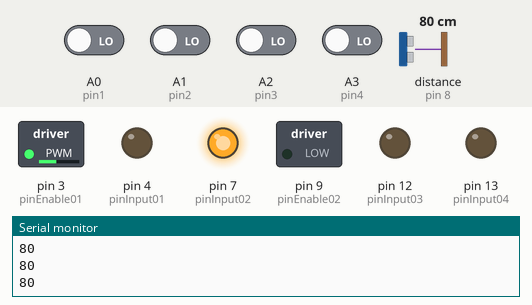
The sketch below on a simulated Arduino Uno, built with avr-gcc and run on an emulated ATmega328P. On the bench: switched loads named in the sketch (green lamp = pin HIGH), output pins drawn as LEDs (lit = HIGH), the last lines printed to the serial monitor. Dashed ring = blinking. Inputs (shaded band) come from the test bench; at power-on: A0 (pin1), A1 (pin2), A2 (pin3), A3 (pin4) LOW, distance to the obstacle (sensor on pin 8) 80 cm. The echo pulse lasts 58.3 µs per cm.

Above: at 1.2 s.
1.3 s: distance to the obstacle (sensor on pin 8) set to 11 cm
2.8 s: distance to the obstacle (sensor on pin 8) set to 8 cm
At 4.5 s:
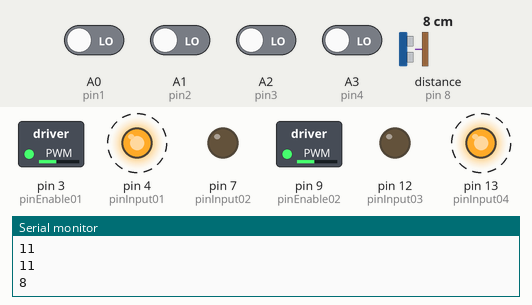
5.8 s: distance to the obstacle (sensor on pin 8) set to 18 cm
At 7.3 s:
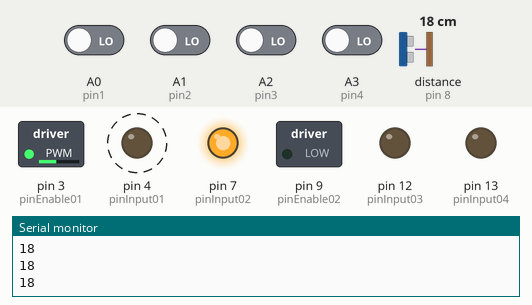
8.4 s: A0 (pin1) driven HIGH
At 9.1 s:
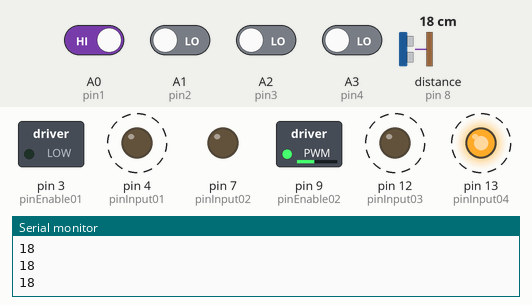
11.4 s: A0 (pin1) driven LOW
At 12.4 s:
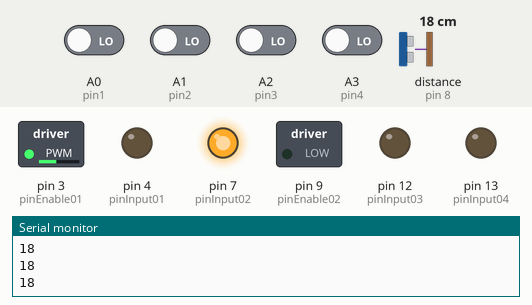
13.4 s: A1 (pin2) driven HIGH
At 14.6 s:
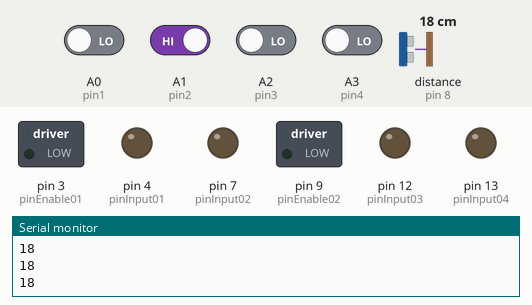
Timing chart, 0 to 15.9 s (numbered marks = the images above; inputs shaded):
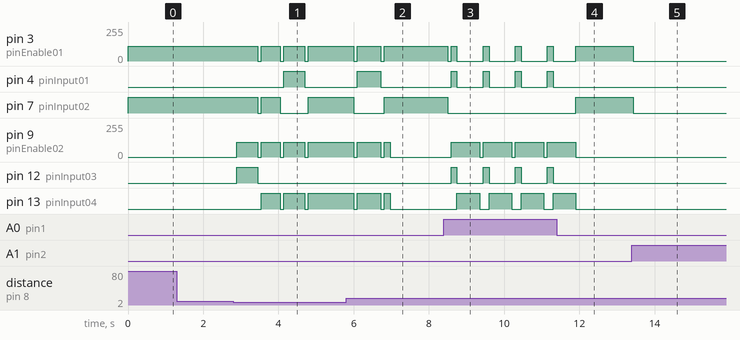

The sketch:

CaicosRobot.ino
```cpp
//#include <Servo.h>
#include <Ultrasonic.h>


////////////// Classe que controla a Garra ///////////////////
/*
class ControllerGarra
{
    public:
        Servo servo00, servo01, servo02, servo03; //Criando um objeto para cada servo
        void power();
        void Run(int x, int option);
};
void ControllerGarra::power(){
    pinMode(5, OUTPUT);
    pinMode(6, OUTPUT);
    pinMode(10, OUTPUT);
    pinMode(11, OUTPUT);
    servo00.attach(5);   //Definindo o pino de controle do respectivo servo
    servo01.attach(6);   //Definindo o pino de controle do respectivo servo
    servo02.attach(10);  //Definindo o pino de controle do respectivo servo
    servo03.attach(11);  //Definindo o pino de controle do respectivo servo
}
void ControllerGarra::Run(int value, int option){
    switch(option){
        case 0:
            servo00.write(value);
            delay(15);
            break;
        case 1:
            servo01.write(value);
            delay(15);
            break;
        case 2:
            servo02.write(value);
            delay(15);
            break;
        case 3:
            servo03.write(value);
            delay(15);
            break;
    }
}
*/

////////////// Classe que controla o Motor ///////////////////
class Motor{
	private:
  		//Motor 01
  		const int pinEnable01 = 3;
  		const int pinInput01 = 4;
  		const int pinInput02 = 7;
  		//Motor 02
  		const int pinEnable02 = 9;
  		const int pinInput03 = 12;
  		const int pinInput04 = 13;
  		int velocidade = 110;
      int delay_90 = 600;

  		static int contador;
  public:
  		void power();
      void right();
      void right_90();
  		void left();
      void left_90();
  		void infront();
      void stopMotors();
      void contornar();

};
void Motor::power(){
      // Pinos do motor 1
      pinMode( 3, OUTPUT);
      pinMode( 4, OUTPUT);
      pinMode( 7, OUTPUT);
      // Pinos do motor 2
      pinMode( 9, OUTPUT);
      pinMode( 12, OUTPUT);
      pinMode( 13, OUTPUT);
}
void Motor::infront(){
	   digitalWrite( pinInput01, LOW);
  	 digitalWrite( pinInput02, HIGH);

  	 digitalWrite( pinInput03, LOW);
  	 digitalWrite( pinInput04, HIGH);

     analogWrite( pinEnable02, velocidade);
     analogWrite( pinEnable01, velocidade);
}
void Motor::right(){
	   digitalWrite( pinInput01, LOW);
  	 digitalWrite( pinInput02, HIGH);

     digitalWrite( pinInput03, LOW);
     digitalWrite( pinInput04, LOW);

     analogWrite( pinEnable01, velocidade);
     analogWrite( pinEnable02, 0);
}
void Motor::right_90(){

     digitalWrite( pinInput01, HIGH);
     digitalWrite( pinInput02, LOW);

     digitalWrite( pinInput03, HIGH);
     digitalWrite( pinInput04, LOW);

     analogWrite( pinEnable02, velocidade);
     analogWrite( pinEnable01, velocidade);

     delay(150);


     analogWrite( pinEnable01, velocidade);
     analogWrite( pinEnable02, 0);

     digitalWrite( pinInput01, LOW);
     digitalWrite( pinInput02, HIGH);

     digitalWrite( pinInput03, LOW);
     digitalWrite( pinInput04, LOW);

       delay(delay_90);

     analogWrite( pinEnable01, 0);
     analogWrite( pinEnable02, 0);


     digitalWrite( pinInput01, LOW);
     digitalWrite( pinInput02, LOW);

     digitalWrite( pinInput03, LOW);
     digitalWrite( pinInput04, LOW);
}
void Motor::left(){
	   analogWrite( pinEnable01, 0);
  	 analogWrite( pinEnable02, velocidade);

     digitalWrite( pinInput01, LOW);
     digitalWrite( pinInput02, LOW);

  	 digitalWrite( pinInput03, LOW);
  	 digitalWrite( pinInput04, HIGH);
}
void Motor::left_90(){

    digitalWrite( pinInput01, HIGH);
     digitalWrite( pinInput02, LOW);

     digitalWrite( pinInput03, HIGH);
     digitalWrite( pinInput04, LOW);

     analogWrite( pinEnable02, velocidade);
     analogWrite( pinEnable01, velocidade);

     delay(150);

     analogWrite( pinEnable01, 0);
     analogWrite( pinEnable02, velocidade);

     digitalWrite( pinInput01, LOW);
     digitalWrite( pinInput02, LOW);

     digitalWrite( pinInput03, LOW);
     digitalWrite( pinInput04, HIGH);


     delay(delay_90);

     analogWrite( pinEnable01, 0);
     analogWrite( pinEnable02, 0);


     digitalWrite( pinInput01, LOW);
     digitalWrite( pinInput02, LOW);

     digitalWrite( pinInput03, LOW);
     digitalWrite( pinInput04, LOW);
}
void Motor::stopMotors(){
     analogWrite( pinEnable01, 0);
     analogWrite( pinEnable02, 0);
     digitalWrite( pinInput03, LOW);
     digitalWrite( pinInput04, LOW);
     digitalWrite( pinInput01, LOW);
     digitalWrite( pinInput02, LOW);
}
void Motor::contornar(){
     analogWrite( pinEnable01, velocidade);
     analogWrite( pinEnable02, velocidade);
     digitalWrite( pinInput01, LOW);
     digitalWrite( pinInput02, HIGH);
     digitalWrite( pinInput03, HIGH);
     digitalWrite( pinInput04, LOW);

     delay(550);

     stopMotors();
     delay(100);

     infront();
     delay(500);
     stopMotors();
     delay(100);

     analogWrite( pinEnable01, velocidade);
     analogWrite( pinEnable02, velocidade);
     digitalWrite( pinInput01, HIGH);
     digitalWrite( pinInput02, LOW);
     digitalWrite( pinInput03, LOW);
     digitalWrite( pinInput04, HIGH);

     delay(550);
     stopMotors();
     delay(100);

     infront();
     delay(1200);


     stopMotors();
     delay(100);

     analogWrite( pinEnable01, velocidade);
     analogWrite( pinEnable02, velocidade);
     digitalWrite( pinInput01, HIGH);
     digitalWrite( pinInput02, LOW);
     digitalWrite( pinInput03, LOW);
     digitalWrite( pinInput04, HIGH);

     delay(620);


     stopMotors();
     delay(100);

     infront();
     delay(150);

  }

class Line{
  private:
      //Sensor 1
      const int pin1 = A0;
      //Sensor2
      const int pin2 = A1;
      //Sensor3
      const int pin3 = A2;
      //Sensor4
      const int pin4 = A3;
  public:
      void power();
      int see(int pin);
};
void Line::power(){
     pinMode(A0, INPUT);
     pinMode(A1, INPUT);
     pinMode(A2, INPUT);
     pinMode(A3, INPUT);
}
int Line::see(int pin){
     return digitalRead(pin);
}

////////////////////// Classe que controla o Sensor ultrasônico/////////////////////////

#define pinoTring 2
#define pinoEcho 8

Ultrasonic ultra(pinoTring, pinoEcho);
int distanceOfObject;

//ControllerGarra myGarra;
Motor myMotor;
Line myLine;

void setup(){
    myLine.power();  //Configura os pinos como entrada digital dos sensores de linha
    //myGarra.power(); //Configura os pinos de saida dos servos
    myMotor.power(); //Configura os pinos de saida dos motores
    Serial.begin(9600);
}
void loop(){
    distanceOfObject = ultra.Ranging(CM); // Obtendo a distencia do sensor ultrasônico
    Serial.println(distanceOfObject);
    if(distanceOfObject <= 9){ // A distancia máxima para realizar a manobra de contornar um objeto é 10cm
        myMotor.contornar();
        // Contornar obstaculo
    }else{

          if(myLine.see(A0) == 1 && myLine.see(A1) == 1 && myLine.see(A2) == 0 && myLine.see(A3) == 1){
              myMotor.left();
            }
          else if(myLine.see(A0) == 1 && myLine.see(A1) == 0 && myLine.see(A2) == 1 && myLine.see(A3) == 1){
              myMotor.right();
            }
          else if(myLine.see(A0) == 1 && myLine.see(A1) == 1 && myLine.see(A2) == 1 && myLine.see(A3) == 1){
              myMotor.infront();
          }else if(myLine.see(A0) == 1 && myLine.see(A1) == 1 && myLine.see(A2) == 0 && myLine.see(A3) == 0){
              myMotor.stopMotors();
              delay(100);
              myMotor.left_90();
          }else if(myLine.see(A0) == 0 && myLine.see(A1) == 0 && myLine.see(A2) == 1 && myLine.see(A3) == 1){
              myMotor.stopMotors();
              delay(100);
              myMotor.right_90();
          }else if(myLine.see(A0) == 0 && myLine.see(A1) == 1 && myLine.see(A2) == 1 && myLine.see(A3) == 1){
              myMotor.right();
              delay(100);
          }else if(myLine.see(A0) == 1 && myLine.see(A1) == 1 && myLine.see(A2) == 1 && myLine.see(A3) == 0){
              myMotor.left();
              delay(100);
          }else if(myLine.see(A0) == 1 && myLine.see(A1) == 1 && myLine.see(A2) == 1 && myLine.see(A3) == 1){
              myMotor.infront();
          }else if(myLine.see(A0) == 1 && myLine.see(A1) == 0 && myLine.see(A2) == 0 && myLine.see(A3) == 1){
              myMotor.infront();
          }else if(myLine.see(A0) == 0 && myLine.see(A1) == 0 && myLine.see(A2) == 0 && myLine.see(A3) == 1){
              myMotor.stopMotors();
              delay(100);
              myMotor.right_90();
          }else if(myLine.see(A0) == 1 && myLine.see(A1) == 0 && myLine.see(A2) == 0 && myLine.see(A3) == 0){
              myMotor.stopMotors();
              delay(100);
              myMotor.left_90();
          }else if(myLine.see(A0) == 0 && myLine.see(A1) == 0 && myLine.see(A2) == 0 && myLine.see(A3) == 0){
              myMotor.right();
              delay(100);
          }else{
              myMotor.stopMotors();
          }

    }
}
```

Measured:
- the behaviour switches between 10 and 9 cm on distance to the obstacle (sensor on pin 8) (found by bisection; images 0 and 1)
- after the input at 2.8 s, pin 3 (pinEnable01): alternates 110/255 for 0.53 s and 0/255 for 0.10 s, starting after 0.65 s; pin 4 (pinInput01): LOW → HIGH after 1.3 s, → LOW 0.55 s later
- after the input at 5.8 s, pin 3 (pinEnable01): goes on until 6.8 s, then stays 110/255; pin 7 (pinInput02): goes on until 6.8 s, then stays HIGH; pin 12 (pinInput03): stays LOW (without the input it goes to HIGH after 1.2 s); pin 13 (pinInput04): goes on until 7.0 s, then stays LOW
- after the input at 8.4 s, pin 3 (pinEnable01): 110/255 → 0/255 after 0.10 s, then repeats every 0.85 s: 110/255 0.15 s, 0/255 0.70 s; pin 4 (pinInput01): alternates HIGH for 0.15 s and LOW for 0.70 s, starting after 0.20 s
- after the input at 11.4 s, pin 4 (pinInput01), pin 12 (pinInput03): stops changing and stays LOW; pin 7 (pinInput02): LOW → HIGH after 0.50 s; pin 9 (pinEnable02): goes on until 11.9 s, then stays 0/255; pin 13 (pinInput04): goes on until 11.9 s, then stays LOW
- after the input at 13.4 s, pin 3 (pinEnable01): 110/255 → 0/255 at once; pin 7 (pinInput02): HIGH → LOW at once
